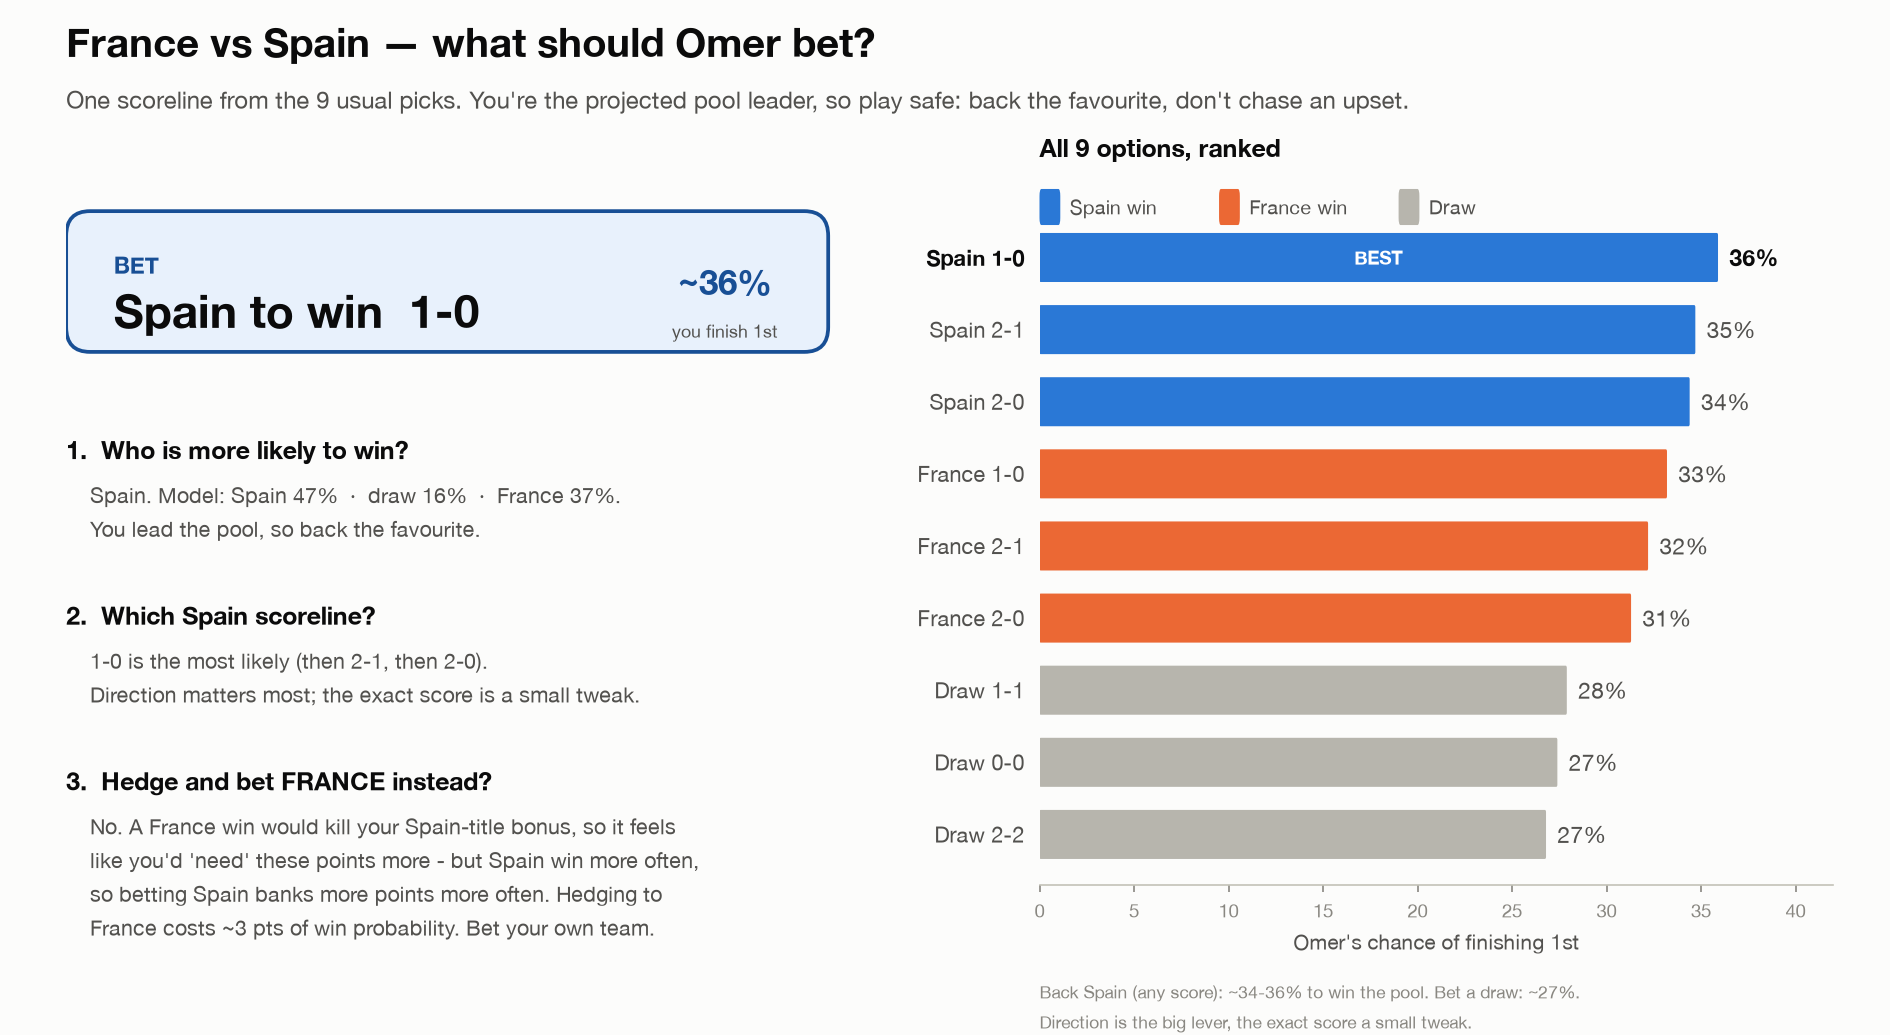

Generate this figure with Python:
"""Single-game decision aid: France vs Spain. Which of the 9 common scores maximises
Omer's chance of finishing 1st? Numbers from omer_optimize.py (60k sims)."""

from __future__ import annotations

from pathlib import Path

import matplotlib as mpl
import matplotlib.pyplot as plt
from matplotlib.patches import FancyBboxPatch

mpl.rcParams.update(
    {
        "font.family": "sans-serif",
        "font.sans-serif": ["Helvetica Neue", "Arial", "DejaVu Sans"],
        "figure.facecolor": "#fcfcfb",
    }
)
INK, SEC, MUT = "#0b0b0b", "#52514e", "#898781"
BLUE, ORANGE, GREY = "#2a78d6", "#eb6834", "#b7b5ad"
BLUE_D = "#184f95"

# 9 options: (label, P(sole 1st)%, direction)
opts = [
    ("Spain 1-0", 35.9, "S"),
    ("Spain 2-1", 34.7, "S"),
    ("Spain 2-0", 34.4, "S"),
    ("France 1-0", 33.2, "F"),
    ("France 2-1", 32.2, "F"),
    ("France 2-0", 31.3, "F"),
    ("Draw 1-1", 27.9, "D"),
    ("Draw 0-0", 27.4, "D"),
    ("Draw 2-2", 26.8, "D"),
]
cmap = {"S": BLUE, "F": ORANGE, "D": GREY}

fig = plt.figure(figsize=(12.6, 6.9))

# ---------- header ----------
fig.text(
    0.035,
    0.945,
    "France vs Spain — what should Omer bet?",
    fontsize=19,
    fontweight="bold",
    color=INK,
)
fig.text(
    0.035,
    0.895,
    "One scoreline from the 9 usual picks. You're the projected pool "
    "leader, so play safe: back the favourite, don't chase an upset.",
    fontsize=11.5,
    color=SEC,
)

# ---------- left: recommendation + Q&A ----------
axL = fig.add_axes([0.035, 0.02, 0.42, 0.80])
axL.axis("off")
axL.set_xlim(0, 1)
axL.set_ylim(0, 1)

axL.add_patch(
    FancyBboxPatch(
        (0.0, 0.80),
        0.96,
        0.17,
        boxstyle="round,pad=0,rounding_size=0.03",
        facecolor="#e8f1fc",
        edgecolor=BLUE_D,
        linewidth=1.8,
    )
)
axL.text(0.06, 0.905, "BET", fontsize=11, fontweight="bold", color=BLUE_D, va="center")
axL.text(0.06, 0.85, "Spain to win  1-0", fontsize=22, fontweight="bold", color=INK, va="center")
axL.text(
    0.83, 0.885, "~36%", fontsize=17, fontweight="bold", color=BLUE_D, va="center", ha="center"
)
axL.text(0.83, 0.825, "you finish 1st", fontsize=8.5, color=SEC, va="center", ha="center")

qa = [
    (
        "1.  Who is more likely to win?",
        "Spain. Model: Spain 47%  ·  draw 16%  ·  France 37%.\n"
        "You lead the pool, so back the favourite.",
    ),
    (
        "2.  Which Spain scoreline?",
        "1-0 is the most likely (then 2-1, then 2-0).\n"
        "Direction matters most; the exact score is a small tweak.",
    ),
    (
        "3.  Hedge and bet FRANCE instead?",
        "No. A France win would kill your Spain-title bonus, so it feels\n"
        "like you'd 'need' these points more - but Spain win more often,\n"
        "so betting Spain banks more points more often. Hedging to\n"
        "France costs ~3 pts of win probability. Bet your own team.",
    ),
]
y = 0.70
for q, a in qa:
    axL.text(0.0, y, q, fontsize=12, fontweight="bold", color=INK, va="top")
    axL.text(0.03, y - 0.055, a, fontsize=10.3, color=SEC, va="top", linespacing=1.35)
    y -= 0.055 + 0.05 * (a.count("\n") + 1) + 0.045

# ---------- right: ranked bars ----------
axR = fig.add_axes([0.55, 0.145, 0.42, 0.655])
axR.set_facecolor("#fcfcfb")
n = len(opts)
ys = list(range(n))[::-1]  # first option at top
for (lab, p, d), yy in zip(opts, ys):
    best = lab == "Spain 1-0"
    axR.add_patch(
        FancyBboxPatch(
            (0, yy - 0.34),
            p,
            0.68,
            boxstyle="round,pad=0,rounding_size=0.06",
            facecolor=cmap[d],
            edgecolor="none",
            mutation_aspect=0.5,
        )
    )
    axR.text(
        p + 0.6,
        yy,
        f"{p:.0f}%",
        va="center",
        ha="left",
        fontsize=11,
        fontweight="bold" if best else "normal",
        color=INK if best else SEC,
    )
    axR.text(
        -0.8,
        yy,
        lab,
        va="center",
        ha="right",
        fontsize=10.5,
        fontweight="bold" if best else "normal",
        color=INK if best else SEC,
    )
    if best:
        axR.text(
            p / 2,
            yy,
            "BEST",
            va="center",
            ha="center",
            fontsize=9,
            fontweight="bold",
            color="#ffffff",
        )

axR.set_xlim(0, 42)
axR.set_ylim(-0.7, n - 0.3)
axR.set_yticks([])
for s in ("top", "right", "left"):
    axR.spines[s].set_visible(False)
axR.spines["bottom"].set_color("#c3c2b7")
axR.tick_params(axis="x", colors=MUT, labelsize=9)
axR.set_xlabel("Omer's chance of finishing 1st", fontsize=10, color=SEC)
axR.set_title(
    "All 9 options, ranked", fontsize=12, fontweight="bold", color=INK, loc="left", pad=24
)

# legend (direction groups)
for i, (txt, c) in enumerate([("Spain win", BLUE), ("France win", ORANGE), ("Draw", GREY)]):
    xx = 0 + i * 9.5
    axR.add_patch(
        FancyBboxPatch(
            (xx, n - 0.55),
            1.1,
            0.5,
            boxstyle="round,pad=0,rounding_size=0.1",
            facecolor=c,
            edgecolor="none",
            clip_on=False,
        )
    )
    axR.text(xx + 1.6, n - 0.30, txt, va="center", ha="left", fontsize=9.5, color=SEC)

fig.text(
    0.55,
    0.055,
    "Back Spain (any score): ~34-36% to win the pool. Bet a draw: ~27%.\n"
    "Direction is the big lever, the exact score a small tweak.\n"
    "Odds move <1 pt when you re-check on the day - place this bet now.",
    fontsize=8.4,
    color=MUT,
    va="top",
    linespacing=1.5,
)

out = str(Path(__file__).with_name("omer_fravspa.png"))
fig.savefig(out, dpi=150, facecolor="#fcfcfb")
print(f"saved {out}")
